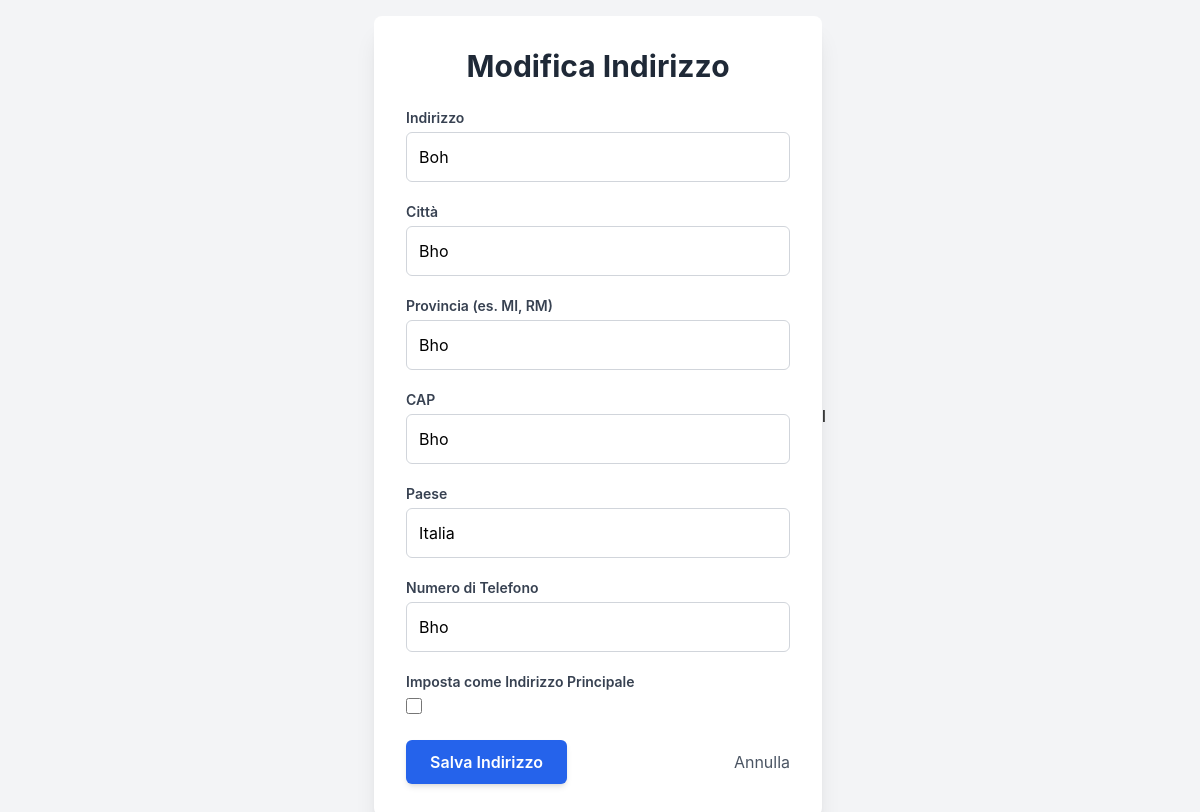
Before: /addresses/12/edit/ (signed in) with the older database file.
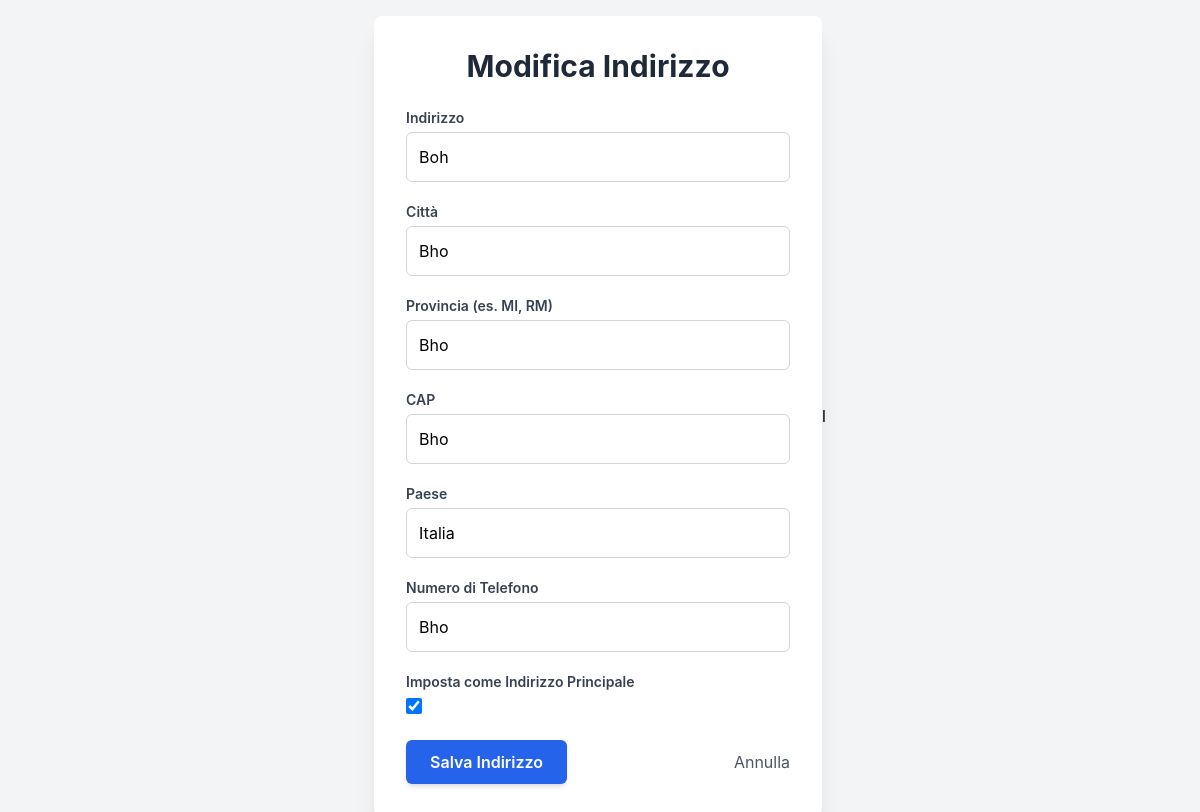
After: the same page with the newer database file.
### addresses/models.py (models this page shows, shortened)
class Address(models.Model):
    user = models.ForeignKey(settings.AUTH_USER_MODEL, on_delete=models.CASCADE)
    address = models.CharField(max_length=255)
    city = models.CharField(max_length=100)
    state_province = models.CharField(max_length=2,
                                      validators=[
                                          RegexValidator(
                                              regex=r'[A-Z]{2}$',
                                              message='Inserire la sigla delle provincia'
                                          )
                                      ])
    postal_code = models.CharField(max_length=5,
                                   validators=[
                                       RegexValidator(
                                           regex=r'^\d{5}$',
                                           message='Inserire un CAP valido'
                                       )
                                   ]
                                   )
    country = models.CharField(max_length=100, default="Italia")
    phone_number = models.CharField(max_length=15,
                                    validators=[
                                        RegexValidator(
                                            regex=r'^\d{15}$',
                                            message='Inserisci un numero di telefono italiano'
                                        )
                                    ]
                                    )
    is_main = models.BooleanField(default=False)
    class Meta:
        verbose_name = "Indirizzo"
        verbose_name_plural = "Indirizzi"
        ordering = ['-is_main', 'city']

### addresses/views.py (the view, shortened to what this page needs)
# urls.py: path('<int:pk>/edit/', AddressUpdateView.as_view(), name='address_edit'),
class AddressUpdateView(LoginRequiredMixin, UpdateView):
    model = Address
    form_class = AddressForm
    template_name = 'addresses/address_form.html'
    success_url = reverse_lazy('address_list')
    def get_queryset(self):
        return super().get_queryset().filter(user=self.request.user)

### templates/addresses/address_form.html (shortened to what this page needs)
<!DOCTYPE html>
<html lang="it">
<head>
    <script src="https://cdn.tailwindcss.com"></script>
</head>
<body class="flex items-center justify-center min-h-screen p-4">
    <div class="bg-white p-8 rounded-lg shadow-xl w-full max-w-md">
        <h1 class="text-3xl font-bold text-gray-800 mb-6 text-center">
            {% if form.instance.pk %}Modifica Indirizzo{% else %}Crea Nuovo Indirizzo{% endif %}
        </h1>
        <form method="post" class="space-y-5">
            {% for field in form %}
                <div class="form-field">
                    <label for="{{ field.id_for_label }}" class="block text-gray-700 text-sm font-semibold mb-1">
                        {{ field.label }}
                    </label>
                    {{ field }}
                </div>
            {% endfor %}
            <div class="flex justify-between items-center mt-6">
                <button type="submit" class="bg-blue-600 hover:bg-blue-700 text-white font-semibold py-2.5 px-6 rounded-md transition duration-300 ease-in-out shadow-md">
                    Salva Indirizzo
                </button>
                <a href="{% url 'address_list' %}" class="text-gray-600 hover:text-gray-800 hover:underline">
                    Annulla
                </a>
            </div>
        </form>
    </div>
</body>
</html>l

Changed rows visible on the page:
changed Address "Boh": is_main "☐" → "☑"
